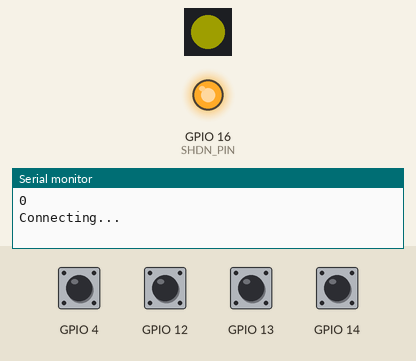
Simulated run of this sketch. Board: ESP8266 (NodeMCU). On the bench: 1 RGB LEDs in strip order, left to right, output pins drawn as LEDs (lit = HIGH), the last lines printed to the serial monitor. Inputs (shaded band) come from the test bench; at power-on: GPIO 4, GPIO 12–14 HIGH. Dim RGB values are drawn brighter than linear; WiFi joins after 1.5 s; servers stay silent unless stated; the strip is taken to match the declared colour order; no MQTT or app messages arrive unless stated.

Above: at 0.4 s.
At 1.8 s:
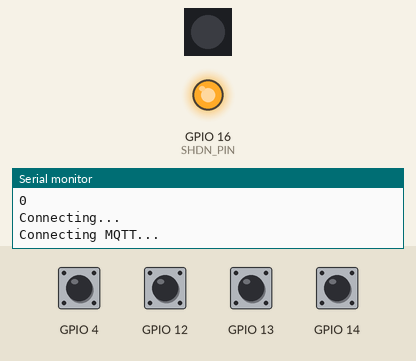
At 3.2 s:
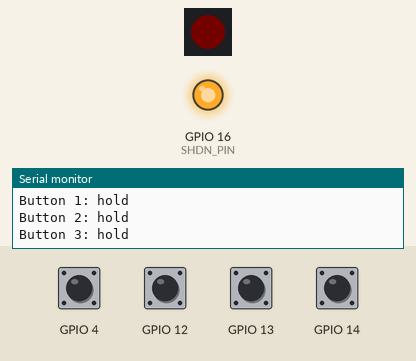
Timing chart, 0 to 4.7 s (numbered marks = the images above):
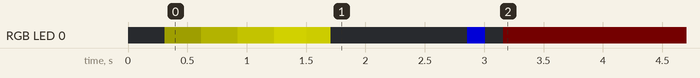

The sketch:

IoSButton.ino
```cpp
/*
 * This example acts as simple toggle switch for Home Assistant
 * Configuration is automatically done via MQTT auto discovery
 * Just configure your MQTT and WiFi settings and you're good to go
 * Please do not change the entity-id as it's used as base for toggling
 * You can change the name via Home Assistant if you like
 *
 * Change config.h to match your network parameters
 *
 * Use ESP8285 as target
 */

#include <Adafruit_NeoPixel.h>
#include <ESP8266WiFi.h>
#include <PubSubClient.h>
#include <ArduinoOTA.h>
#include "config.h"

const char SW_VERSION[] = "1.5";

const uint8_t SHDN_PIN = 16;
const uint8_t LED_PIN  = 2;

const uint8_t NUM_BUTTONS = 3;
boolean button[NUM_BUTTONS];
#ifdef LONGPRESS_ENABLED
boolean button_long[NUM_BUTTONS];
#endif //LONGPRESS_ENABLED
Adafruit_NeoPixel led = Adafruit_NeoPixel(1, LED_PIN, NEO_RGB + NEO_KHZ800);

WiFiClient espClient;
PubSubClient client(espClient);

void setup() {
	digitalWrite(SHDN_PIN, HIGH);
	pinMode(SHDN_PIN, OUTPUT);
	pinMode(4, INPUT_PULLUP);
	pinMode(14, INPUT_PULLUP);
	pinMode(13, INPUT_PULLUP);
	pinMode(12, INPUT_PULLUP);
	button[0] = digitalRead(4);
	button[1] = digitalRead(14);
	// To compensate different ESP-M3 Pinouts we check for both pins
	button[2] = digitalRead(13) & digitalRead(12);
#ifdef LONGPRESS_ENABLED
	/*
	 * Set button_long to true:
	 * As long as button[i] == 1 and button_long[i] == 1 the button is not released
	 * If timer is over LONGPRESS_DURATION and still not released, button[i] is set to 0
	 * If button is released before the timer check, action is handled by interrupt
	 * So:
	 * button[i] == 1, button_long[i] == 1: Currently pressed but long press duration not over yet
	 * button[i] == 1, button_long[i] == 0: Short button press detected
	 * button[i] == 0, button_long[i] == 1: Long press detected
	 * button[i] == 0, button_long[i] == 0: Not pressed at all
	 */
	button_long[0] = button[0];
	button_long[1] = button[1];
	button_long[2] = button[2];
	if (button[0]) {
		attachInterrupt(digitalPinToInterrupt(4), lp_int_0, FALLING);
	}
	if (button[1]) {
		attachInterrupt(digitalPinToInterrupt(14), lp_int_1, FALLING);
	}
	if (button[2]) {
		attachInterrupt(digitalPinToInterrupt(13), lp_int_2, FALLING);
		attachInterrupt(digitalPinToInterrupt(12), lp_int_2, FALLING);
	}
#endif //LONGPRESS_ENABLED

	led.begin();
	Serial.begin(115200);
	Serial.println();
	Serial.println(millis());

	WiFi.mode(WIFI_STA);
	WiFi.begin(WIFI_SSID, WIFI_PASSWORD);

	uint32_t con_start = millis();
	int8_t f = 0;
	Serial.println("Connecting...");
	while (con_start + 10000 > millis() && WiFi.status() != WL_CONNECTED) {
		led.setPixelColor(0, abs(f), abs(f), 0);
		led.show();
		delay(10);
		f++;
	}

	if (WiFi.status() != WL_CONNECTED) {
		Serial.println("Failed");
		led.setPixelColor(0, 128, 0, 0);
		led.show();
		delay(2000);
		Serial.println("Shutting down.");
		digitalWrite(SHDN_PIN, LOW);
		delay(50);
	}
	client.setServer(MQTT_SERVER, 1883);

	Serial.println("Connecting MQTT...");
	if (!client.connect((String("IoS-Button-") + ESP.getChipId()).c_str(), MQTT_USER, MQTT_PASSWORD)) {
		Serial.println("MQTT Failed");
		led.setPixelColor(0, 128, 0, 128);
		led.show();
		delay(2000);
		Serial.println("Shutting down.");
		pinMode(SHDN_PIN, INPUT);
		delay(50);
		ESP.restart();
	}
	client.loop();

	client.setServer(MQTT_SERVER, 1883);
	String dev = String("\"dev\":{\"ids\":[\"") + ESP.getChipId() + "\"],\"cns\":[[\"mac\",\"" + WiFi.macAddress() + "\"]],\"name\":\"IoS-Button\",\"mf\":\"HannIO\",\"mdl\":\"Internet of Shit Button\",\"sw\":\"" + SW_VERSION + "\"}";
	String msg;
#ifdef LONGPRESS_ENABLED
	String msg_long;
#endif //LONGPRESS_ENABLED
#ifdef HASS_SWITCH
	String config_topic_base = "homeassistant/switch/ios-button-";
#else //HASS_SWITCH
	String config_topic_base = "homeassistant/binary_sensor/ios-button-";
#endif //HASS_SWITCH
	for (uint8_t i = 0; i < NUM_BUTTONS; i++) {
#ifdef HASS_SWITCH
		msg = String("{\"name\":\"IoS-Button ") + ESP.getChipId() + " " + i + "\"," + dev + ",\"uniq_id\":\"ios-button-" + ESP.getChipId() + "-" + i + "\",\"opt\":1,\"stat_t\":\"~\",\"cmd_t\":\"~cmd\",\"~\":\"ios-button/" + ESP.getChipId() + "/" + i + "\",\"val_tpl\":\"{%if is_state('switch.ios_button_" + ESP.getChipId() + "_" + i + "',\\\"on\\\")-%}OFF{%-else-%}ON{%-endif%}\"}";
#ifdef LONGPRESS_ENABLED
		msg_long = String("{\"name\":\"IoS-Button ") + ESP.getChipId() + " " + i + " Long\"," + dev + ",\"uniq_id\":\"ios-button-" + ESP.getChipId() + "-" + i + "-long\",\"opt\":1,\"stat_t\":\"~\",\"cmd_t\":\"~cmd\",\"~\":\"ios-button/" + ESP.getChipId() + "/" + i + "-long\",\"val_tpl\":\"{%if is_state('switch.ios_button_" + ESP.getChipId() + "_" + i + "_long',\\\"on\\\")-%}OFF{%-else-%}ON{%-endif%}\"}";
#endif //LONGPRESS_ENABLED
#else  //HASS_SWITCH
		msg = String("{\"name\":\"IoS-Button ") + ESP.getChipId() + " " + i + "\"," + dev + ",\"uniq_id\":\"ios-button-" + ESP.getChipId() + "-" + i + "\",\"stat_t\":\"ios-button/" + ESP.getChipId() + "/" + i + "\",\"val_tpl\":\"{%if is_state('binary_sensor.ios_button_" + ESP.getChipId() + "_" + i + "',\\\"on\\\")-%}OFF{%-else-%}ON{%-endif%}\"}";
#ifdef LONGPRESS_ENABLED
		msg_long = String("{\"name\":\"IoS-Button ") + ESP.getChipId() + " " + i + " Long\"," + dev + ",\"uniq_id\":\"ios-button-" + ESP.getChipId() + "-" + i + "-long\",\"stat_t\":\"ios-button/" + ESP.getChipId() + "/" + i + "-long\",\"val_tpl\":\"{%if is_state('binary_sensor.ios_button_" + ESP.getChipId() + "_" + i + "_long',\\\"on\\\")-%}OFF{%-else-%}ON{%-endif%}\"}";
#endif //LONGPRESS_ENABLED
#endif //HASS_SWITCH
		client.beginPublish((config_topic_base + ESP.getChipId() + "-" + i + "/config").c_str(), msg.length(), true);
		client.print(msg.c_str());
		client.endPublish();
#ifdef LONGPRESS_ENABLED
		client.beginPublish((config_topic_base + ESP.getChipId() + "-" + i + "-long/config").c_str(), msg_long.length(), true);
		client.print(msg_long.c_str());
		client.endPublish();
#endif //LONGPRESS_ENABLED
	}
	led.setPixelColor(0, 0x00AA00);
	led.show();
#ifdef LONGPRESS_ENABLED
	// Wait for buttons released or timeout
	while (millis() <= LONGPRESS_DURATION) {
		if (!(button[0] & button_long[0]) & !(button[1] & button_long[1]) & !(button[2] & button_long[2])) {
			// buttons released and recognized by ISR
			break;
		}
		yield();
	}
	// Deactivate interrupts if not done already
	detachInterrupt(digitalPinToInterrupt(4));
	detachInterrupt(digitalPinToInterrupt(14));
	detachInterrupt(digitalPinToInterrupt(13));
	detachInterrupt(digitalPinToInterrupt(12));
	// If button not released yet, set longpress (by unsetting button[i])
	for (uint8_t i = 0; i < NUM_BUTTONS; i++) {
		if (button[i] & button_long[i]) {
			button[i] = 0;
		}
	}
#endif //LONGPRESS_ENABLED
}

#ifdef LONGPRESS_ENABLED
ICACHE_RAM_ATTR void lp_int_0(void) {
	detachInterrupt(digitalPinToInterrupt(4));
	if (millis() > LONGPRESS_DURATION) {
		button[0] = 0;
	} else {
		button_long[0] = 0;
	}
}
ICACHE_RAM_ATTR void lp_int_1(void) {
	detachInterrupt(digitalPinToInterrupt(14));
	if (millis() > LONGPRESS_DURATION) {
		button[1] = 0;
	} else {
		button_long[1] = 0;
	}
}
ICACHE_RAM_ATTR void lp_int_2(void) {
	detachInterrupt(digitalPinToInterrupt(13));
	detachInterrupt(digitalPinToInterrupt(12));
	if (millis() > LONGPRESS_DURATION) {
		button[2] = 0;
	} else {
		button_long[2] = 0;
	}
}
#endif //LONGPRESS_ENABLED

void blink(uint8_t n, uint32_t c) {
	for (uint8_t i = 0; i < n; i++) {
		led.setPixelColor(0, c);
		led.show();
		delay(150);
		led.setPixelColor(0, 0);
		led.show();
		delay(150);
	}
}

void loop() {
	// You may also combine button presses
	if (button_long[0]) { // IO4
		client.publish((String("ios-button/") + ESP.getChipId() + "/0-long").c_str(), "TOGGLE");
		blink(1, 0x88);
	} else if (button_long[1]) { // IO14
		client.publish((String("ios-button/") + ESP.getChipId() + "/1-long").c_str(), "TOGGLE");
		blink(2, 0x88);
	} else if (button_long[2]) { // IO13/12
		client.publish((String("ios-button/") + ESP.getChipId() + "/2-long").c_str(), "TOGGLE");
		blink(3, 0x88);
	} else if (button[0]) { // IO4
		client.publish((String("ios-button/") + ESP.getChipId() + "/0").c_str(), "TOGGLE");
		blink(1, 0x8800);
	} else if (button[1]) { // IO14
		client.publish((String("ios-button/") + ESP.getChipId() + "/1").c_str(), "TOGGLE");
		blink(2, 0x8800);
	} else if (button[2]) { // IO13/12
		client.publish((String("ios-button/") + ESP.getChipId() + "/2").c_str(), "TOGGLE");
		blink(3, 0x8800);
	} else { // No closed contact recognized
	}
	client.loop();
	for (uint8_t i = 0; i < NUM_BUTTONS; i++) {
		Serial.print("Button ");
		Serial.print(i+1);
		Serial.print(": ");
#ifdef LONGPRESS_ENABLED
		Serial.println(button[i] ? "pressed" : button_long[i] ? "hold" : "off");
#else  //LONGPRESS_ENABLED
		Serial.println(button[i] ? "pressed" : "off");
#endif //LONGPRESS_ENABLED
	}
	// Wait until published
	delay(1000);
	client.disconnect();
	WiFi.mode(WIFI_OFF);
	if (digitalRead(4) || digitalRead(14) || (digitalRead(13) & digitalRead(12))) {
		// Not yet all contacts open again
		blink(1, 0x000088);
		led.setPixelColor(0, 0x010000); // Set dim red to show "I'm alive" but not drawing too much current
		led.show();
	}
	pinMode(SHDN_PIN, INPUT);
	while (true) delay(10);
}
```

config.h
```cpp
/*
 * Configure your settings here
 */

IPAddress MQTT_SERVER(10, 0, 0, 1); // IP of your Broker
//const char* MQTT_SERVER = "mqtt.arduino-hannover.de"; // Or FQDN
const char* MQTT_USER = NULL;
const char* MQTT_PASSWORD = NULL;

const char* WIFI_SSID = "ssid";
const char* WIFI_PASSWORD = "password";

/*
 * By default the button is recognized as binary sensor
 * If you want to have it as switch, use the following
 */
//#define HASS_SWITCH
/*
 * Long press can trigger a different switch/sensor
 * Enable here and define a time in ms to detect long press
 */
#define LONGPRESS_ENABLED
const uint16_t LONGPRESS_DURATION = 700;
```

Measured:
- by itself, RGB LED 0: off → RGB(30, 30, 0) at 0.31 s, → RGB(60, 60, 0) 0.31 s later, → RGB(90, 90, 0) 0.31 s later, → RGB(120, 120, 0) 0.31 s later, … (9 changes in this stretch)
